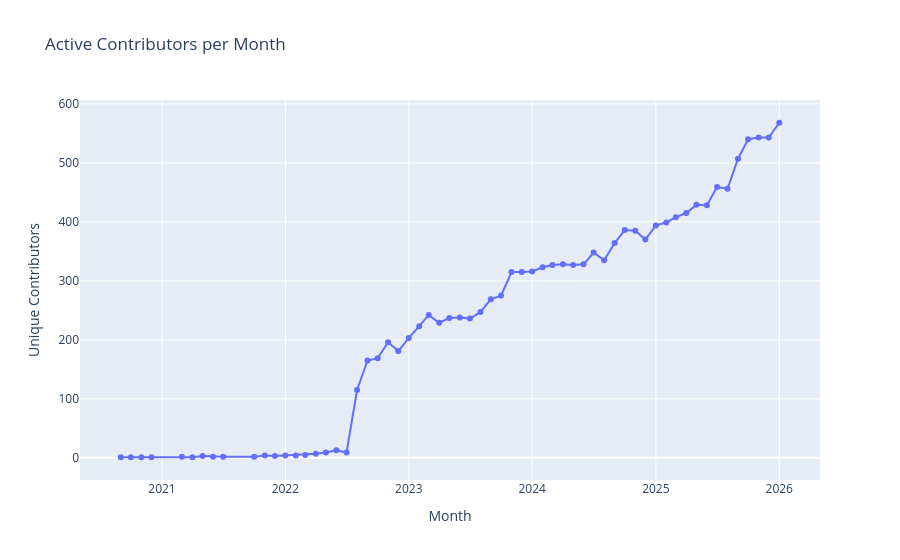

Notebook code cell kept with this figure:
### Code cell
# Visualize contributors over time
fig = px.line(df_monthly, x='month', y='contributors',
              title='Active Contributors per Month',
              markers=True)
fig.update_layout(yaxis_title='Unique Contributors', xaxis_title='Month')
fig.show()

### Figure 1 — Plotly figure (JSON) as saved in the notebook; plotly's stock layout.template omitted (floating-point values rounded to 4 significant figures)
{"data": [{"hovertemplate": "month=%{x}<br>contributors=%{y}<extra></extra>", "legendgroup": "", "line": {"color": "#636efa", "dash": "solid"}, "marker": {"symbol": "circle"}, "mode": "lines+markers", "name": "", "orientation": "v", "showlegend": false, "type": "scatter", "x": ["2020-09-01", "2020-10-01", "2020-11-01", "2020-12-01", "2021-03-01", "2021-04-01", "2021-05-01", "2021-06-01", "2021-07-01", "2021-10-01", "2021-11-01", "2021-12-01", "2022-01-01", "2022-02-01", "2022-03-01", "2022-04-01", "2022-05-01", "2022-06-01", "2022-07-01", "2022-08-01", "2022-09-01", "2022-10-01", "2022-11-01", "2022-12-01", "2023-01-01", "2023-02-01", "2023-03-01", "2023-04-01", "2023-05-01", "2023-06-01", "2023-07-01", "2023-08-01", "2023-09-01", "2023-10-01", "2023-11-01", "2023-12-01", "2024-01-01", "2024-02-01", "2024-03-01", "2024-04-01", "2024-05-01", "2024-06-01", "2024-07-01", "2024-08-01", "2024-09-01", "2024-10-01", "2024-11-01", "2024-12-01", "2025-01-01", "2025-02-01", "2025-03-01", "2025-04-01", "2025-05-01", "2025-06-01", "2025-07-01", "2025-08-01", "2025-09-01", "2025-10-01", "2025-11-01", "2025-12-01", "2026-01-01"], "xaxis": "x", "y": [1, 1, 1, 1, 2, 1, 3, 2, 2, 2, 4, 3, 4, 4, 5, 7, 9, 13, 9, 115, 165, 169, 196, 181, 203, 223, 242, 229, 237, 238, 236, 247, 269, 275, 315, 315, 316, 323, 327, 328, 327, 328, 348, 335, 364, 386, 385, 370, 394, 399, 408, 415, 429, 428, 459, 456, 507, 540, 543, 543, 568], "yaxis": "y"}], "layout": {"legend": {"tracegroupgap": 0}, "title": {"text": "Active Contributors per Month"}, "xaxis": {"anchor": "y", "domain": [0, 1], "title": {"text": "Month"}}, "yaxis": {"anchor": "x", "domain": [0, 1], "title": {"text": "Unique Contributors"}}}}
